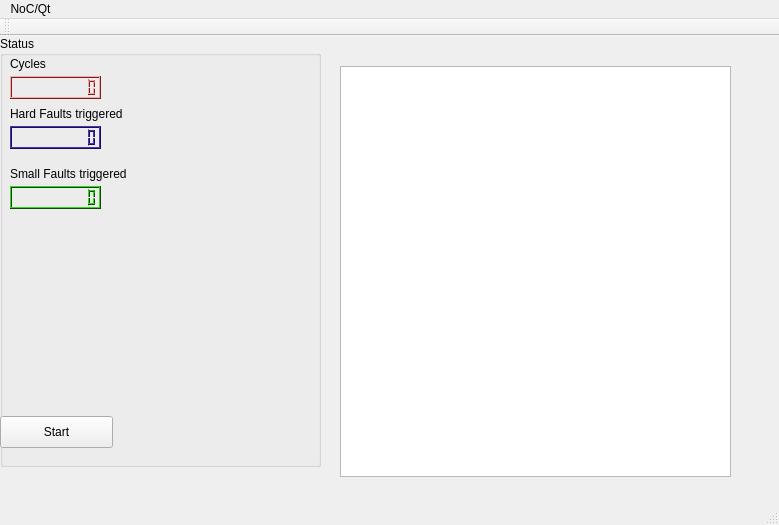
<?xml version="1.0" encoding="UTF-8"?>
<ui version="4.0">
 <class>MainWindow</class>
 <widget class="QMainWindow" name="MainWindow">
  <property name="geometry">
   <rect>
    <x>0</x>
    <y>0</y>
    <width>779</width>
    <height>525</height>
   </rect>
  </property>
  <property name="windowTitle">
   <string>MainWindow</string>
  </property>
  <widget class="QWidget" name="centralWidget">
   <widget class="QGroupBox" name="groupBox">
    <property name="geometry">
     <rect>
      <x>0</x>
      <y>0</y>
      <width>321</width>
      <height>431</height>
     </rect>
    </property>
    <property name="title">
     <string>Status</string>
    </property>
    <widget class="QLabel" name="label">
     <property name="geometry">
      <rect>
       <x>10</x>
       <y>20</y>
       <width>59</width>
       <height>16</height>
      </rect>
     </property>
     <property name="text">
      <string>Cycles</string>
     </property>
    </widget>
    <widget class="QLabel" name="label_2">
     <property name="geometry">
      <rect>
       <x>10</x>
       <y>70</y>
       <width>151</width>
       <height>16</height>
      </rect>
     </property>
     <property name="text">
      <string>Hard Faults triggered</string>
     </property>
    </widget>
    <widget class="QLabel" name="label_3">
     <property name="geometry">
      <rect>
       <x>10</x>
       <y>130</y>
       <width>131</width>
       <height>16</height>
      </rect>
     </property>
     <property name="text">
      <string>Small Faults triggered</string>
     </property>
    </widget>
    <widget class="QPushButton" name="pushButton">
     <property name="geometry">
      <rect>
       <x>0</x>
       <y>380</y>
       <width>113</width>
       <height>32</height>
      </rect>
     </property>
     <property name="text">
      <string>Start</string>
     </property>
    </widget>
    <widget class="QLCDNumber" name="lcdNumber">
     <property name="geometry">
      <rect>
       <x>10</x>
       <y>40</y>
       <width>91</width>
       <height>23</height>
      </rect>
     </property>
     <property name="palette">
      <palette>
       <active>
        <colorrole role="WindowText">
         <brush brushstyle="SolidPattern">
          <color alpha="255">
           <red>0</red>
           <green>0</green>
           <blue>0</blue>
          </color>
         </brush>
        </colorrole>
        <colorrole role="Button">
         <brush brushstyle="SolidPattern">
          <color alpha="255">
           <red>237</red>
           <green>62</green>
           <blue>65</blue>
          </color>
         </brush>
        </colorrole>
        <colorrole role="Light">
         <brush brushstyle="SolidPattern">
          <color alpha="255">
           <red>255</red>
           <green>168</green>
           <blue>170</blue>
          </color>
         </brush>
        </colorrole>
        <colorrole role="Midlight">
         <brush brushstyle="SolidPattern">
          <color alpha="255">
           <red>246</red>
           <green>115</green>
           <blue>117</blue>
          </color>
         </brush>
        </colorrole>
        <colorrole role="Dark">
         <brush brushstyle="SolidPattern">
          <color alpha="255">
           <red>118</red>
           <green>31</green>
           <blue>32</blue>
          </color>
         </brush>
        </colorrole>
        <colorrole role="Mid">
         <brush brushstyle="SolidPattern">
          <color alpha="255">
           <red>158</red>
           <green>41</green>
           <blue>43</blue>
          </color>
         </brush>
        </colorrole>
        <colorrole role="Text">
         <brush brushstyle="SolidPattern">
          <color alpha="255">
           <red>0</red>
           <green>0</green>
           <blue>0</blue>
          </color>
         </brush>
        </colorrole>
        <colorrole role="BrightText">
         <brush brushstyle="SolidPattern">
          <color alpha="255">
           <red>255</red>
           <green>255</green>
           <blue>255</blue>
          </color>
         </brush>
        </colorrole>
        <colorrole role="ButtonText">
         <brush brushstyle="SolidPattern">
          <color alpha="255">
           <red>0</red>
           <green>0</green>
           <blue>0</blue>
          </color>
         </brush>
        </colorrole>
        <colorrole role="Base">
         <brush brushstyle="SolidPattern">
          <color alpha="255">
           <red>255</red>
           <green>255</green>
           <blue>255</blue>
          </color>
         </brush>
        </colorrole>
        <colorrole role="Window">
         <brush brushstyle="SolidPattern">
          <color alpha="255">
           <red>237</red>
           <green>62</green>
           <blue>65</blue>
          </color>
         </brush>
        </colorrole>
        <colorrole role="Shadow">
         <brush brushstyle="SolidPattern">
          <color alpha="255">
           <red>0</red>
           <green>0</green>
           <blue>0</blue>
          </color>
         </brush>
        </colorrole>
        <colorrole role="AlternateBase">
         <brush brushstyle="SolidPattern">
          <color alpha="255">
           <red>246</red>
           <green>158</green>
           <blue>160</blue>
          </color>
         </brush>
        </colorrole>
        <colorrole role="ToolTipBase">
         <brush brushstyle="SolidPattern">
          <color alpha="255">
           <red>255</red>
           <green>255</green>
           <blue>220</blue>
          </color>
         </brush>
        </colorrole>
        <colorrole role="ToolTipText">
         <brush brushstyle="SolidPattern">
          <color alpha="255">
           <red>0</red>
           <green>0</green>
           <blue>0</blue>
          </color>
         </brush>
        </colorrole>
       </active>
       <inactive>
        <colorrole role="WindowText">
         <brush brushstyle="SolidPattern">
          <color alpha="255">
           <red>0</red>
           <green>0</green>
           <blue>0</blue>
          </color>
         </brush>
        </colorrole>
        <colorrole role="Button">
         <brush brushstyle="SolidPattern">
          <color alpha="255">
           <red>237</red>
           <green>62</green>
           <blue>65</blue>
          </color>
         </brush>
        </colorrole>
        <colorrole role="Light">
         <brush brushstyle="SolidPattern">
          <color alpha="255">
           <red>255</red>
           <green>168</green>
           <blue>170</blue>
          </color>
         </brush>
        </colorrole>
        <colorrole role="Midlight">
         <brush brushstyle="SolidPattern">
          <color alpha="255">
           <red>246</red>
           <green>115</green>
           <blue>117</blue>
          </color>
         </brush>
        </colorrole>
        <colorrole role="Dark">
         <brush brushstyle="SolidPattern">
          <color alpha="255">
           <red>118</red>
           <green>31</green>
           <blue>32</blue>
          </color>
         </brush>
        </colorrole>
        <colorrole role="Mid">
         <brush brushstyle="SolidPattern">
          <color alpha="255">
           <red>158</red>
           <green>41</green>
           <blue>43</blue>
          </color>
         </brush>
        </colorrole>
        <colorrole role="Text">
         <brush brushstyle="SolidPattern">
          <color alpha="255">
           <red>0</red>
           <green>0</green>
           <blue>0</blue>
          </color>
         </brush>
        </colorrole>
        <colorrole role="BrightText">
         <brush brushstyle="SolidPattern">
          <color alpha="255">
           <red>255</red>
           <green>255</green>
           <blue>255</blue>
          </color>
         </brush>
        </colorrole>
        <colorrole role="ButtonText">
         <brush brushstyle="SolidPattern">
          <color alpha="255">
           <red>0</red>
           <green>0</green>
           <blue>0</blue>
          </color>
         </brush>
        </colorrole>
        <colorrole role="Base">
         <brush brushstyle="SolidPattern">
          <color alpha="255">
           <red>255</red>
           <green>255</green>
           <blue>255</blue>
          </color>
         </brush>
        </colorrole>
        <colorrole role="Window">
         <brush brushstyle="SolidPattern">
          <color alpha="255">
           <red>237</red>
           <green>62</green>
           <blue>65</blue>
          </color>
         </brush>
        </colorrole>
        <colorrole role="Shadow">
         <brush brushstyle="SolidPattern">
          <color alpha="255">
           <red>0</red>
           <green>0</green>
           <blue>0</blue>
          </color>
         </brush>
        </colorrole>
        <colorrole role="AlternateBase">
         <brush brushstyle="SolidPattern">
          <color alpha="255">
           <red>246</red>
           <green>158</green>
           <blue>160</blue>
          </color>
         </brush>
        </colorrole>
        <colorrole role="ToolTipBase">
         <brush brushstyle="SolidPattern">
          <color alpha="255">
           <red>255</red>
           <green>255</green>
           <blue>220</blue>
          </color>
         </brush>
        </colorrole>
        <colorrole role="ToolTipText">
         <brush brushstyle="SolidPattern">
          <color alpha="255">
           <red>0</red>
           <green>0</green>
           <blue>0</blue>
          </color>
         </brush>
        </colorrole>
       </inactive>
       <disabled>
        <colorrole role="WindowText">
         <brush brushstyle="SolidPattern">
          <color alpha="255">
           <red>118</red>
           <green>31</green>
           <blue>32</blue>
          </color>
         </brush>
        </colorrole>
        <colorrole role="Button">
         <brush brushstyle="SolidPattern">
          <color alpha="255">
           <red>237</red>
           <green>62</green>
           <blue>65</blue>
          </color>
         </brush>
        </colorrole>
        <colorrole role="Light">
         <brush brushstyle="SolidPattern">
          <color alpha="255">
           <red>255</red>
           <green>168</green>
           <blue>170</blue>
          </color>
         </brush>
        </colorrole>
        <colorrole role="Midlight">
         <brush brushstyle="SolidPattern">
          <color alpha="255">
           <red>246</red>
           <green>115</green>
           <blue>117</blue>
          </color>
         </brush>
        </colorrole>
        <colorrole role="Dark">
         <brush brushstyle="SolidPattern">
          <color alpha="255">
           <red>118</red>
           <green>31</green>
           <blue>32</blue>
          </color>
         </brush>
        </colorrole>
        <colorrole role="Mid">
         <brush brushstyle="SolidPattern">
          <color alpha="255">
           <red>158</red>
           <green>41</green>
           <blue>43</blue>
          </color>
         </brush>
        </colorrole>
        <colorrole role="Text">
         <brush brushstyle="SolidPattern">
          <color alpha="255">
           <red>118</red>
           <green>31</green>
           <blue>32</blue>
          </color>
         </brush>
        </colorrole>
        <colorrole role="BrightText">
         <brush brushstyle="SolidPattern">
          <color alpha="255">
           <red>255</red>
           <green>255</green>
           <blue>255</blue>
          </color>
         </brush>
        </colorrole>
        <colorrole role="ButtonText">
         <brush brushstyle="SolidPattern">
          <color alpha="255">
           <red>118</red>
           <green>31</green>
           <blue>32</blue>
          </color>
         </brush>
        </colorrole>
        <colorrole role="Base">
         <brush brushstyle="SolidPattern">
          <color alpha="255">
           <red>237</red>
           <green>62</green>
           <blue>65</blue>
          </color>
         </brush>
        </colorrole>
        <colorrole role="Window">
         <brush brushstyle="SolidPattern">
          <color alpha="255">
           <red>237</red>
           <green>62</green>
           <blue>65</blue>
          </color>
         </brush>
        </colorrole>
        <colorrole role="Shadow">
         <brush brushstyle="SolidPattern">
          <color alpha="255">
           <red>0</red>
           <green>0</green>
           <blue>0</blue>
          </color>
         </brush>
        </colorrole>
        <colorrole role="AlternateBase">
         <brush brushstyle="SolidPattern">
          <color alpha="255">
           <red>237</red>
           <green>62</green>
           <blue>65</blue>
          </color>
         </brush>
        </colorrole>
        <colorrole role="ToolTipBase">
         <brush brushstyle="SolidPattern">
          <color alpha="255">
           <red>255</red>
           <green>255</green>
           <blue>220</blue>
          </color>
         </brush>
        </colorrole>
        <colorrole role="ToolTipText">
         <brush brushstyle="SolidPattern">
          <color alpha="255">
           <red>0</red>
           <green>0</green>
           <blue>0</blue>
          </color>
         </brush>
        </colorrole>
       </disabled>
      </palette>
     </property>
     <property name="digitCount">
      <number>10</number>
     </property>
    </widget>
    <widget class="QLCDNumber" name="lcdNumber_2">
     <property name="geometry">
      <rect>
       <x>10</x>
       <y>90</y>
       <width>91</width>
       <height>23</height>
      </rect>
     </property>
     <property name="palette">
      <palette>
       <active>
        <colorrole role="WindowText">
         <brush brushstyle="SolidPattern">
          <color alpha="255">
           <red>0</red>
           <green>0</green>
           <blue>0</blue>
          </color>
         </brush>
        </colorrole>
        <colorrole role="Button">
         <brush brushstyle="SolidPattern">
          <color alpha="255">
           <red>53</red>
           <green>32</green>
           <blue>130</blue>
          </color>
         </brush>
        </colorrole>
        <colorrole role="Light">
         <brush brushstyle="SolidPattern">
          <color alpha="255">
           <red>79</red>
           <green>48</green>
           <blue>196</blue>
          </color>
         </brush>
        </colorrole>
        <colorrole role="Midlight">
         <brush brushstyle="SolidPattern">
          <color alpha="255">
           <red>66</red>
           <green>40</green>
           <blue>163</blue>
          </color>
         </brush>
        </colorrole>
        <colorrole role="Dark">
         <brush brushstyle="SolidPattern">
          <color alpha="255">
           <red>26</red>
           <green>16</green>
           <blue>65</blue>
          </color>
         </brush>
        </colorrole>
        <colorrole role="Mid">
         <brush brushstyle="SolidPattern">
          <color alpha="255">
           <red>35</red>
           <green>21</green>
           <blue>87</blue>
          </color>
         </brush>
        </colorrole>
        <colorrole role="Text">
         <brush brushstyle="SolidPattern">
          <color alpha="255">
           <red>0</red>
           <green>0</green>
           <blue>0</blue>
          </color>
         </brush>
        </colorrole>
        <colorrole role="BrightText">
         <brush brushstyle="SolidPattern">
          <color alpha="255">
           <red>255</red>
           <green>255</green>
           <blue>255</blue>
          </color>
         </brush>
        </colorrole>
        <colorrole role="ButtonText">
         <brush brushstyle="SolidPattern">
          <color alpha="255">
           <red>0</red>
           <green>0</green>
           <blue>0</blue>
          </color>
         </brush>
        </colorrole>
        <colorrole role="Base">
         <brush brushstyle="SolidPattern">
          <color alpha="255">
           <red>255</red>
           <green>255</green>
           <blue>255</blue>
          </color>
         </brush>
        </colorrole>
        <colorrole role="Window">
         <brush brushstyle="SolidPattern">
          <color alpha="255">
           <red>53</red>
           <green>32</green>
           <blue>130</blue>
          </color>
         </brush>
        </colorrole>
        <colorrole role="Shadow">
         <brush brushstyle="SolidPattern">
          <color alpha="255">
           <red>0</red>
           <green>0</green>
           <blue>0</blue>
          </color>
         </brush>
        </colorrole>
        <colorrole role="AlternateBase">
         <brush brushstyle="SolidPattern">
          <color alpha="255">
           <red>154</red>
           <green>143</green>
           <blue>192</blue>
          </color>
         </brush>
        </colorrole>
        <colorrole role="ToolTipBase">
         <brush brushstyle="SolidPattern">
          <color alpha="255">
           <red>255</red>
           <green>255</green>
           <blue>220</blue>
          </color>
         </brush>
        </colorrole>
        <colorrole role="ToolTipText">
         <brush brushstyle="SolidPattern">
          <color alpha="255">
           <red>0</red>
           <green>0</green>
           <blue>0</blue>
          </color>
         </brush>
        </colorrole>
       </active>
       <inactive>
        <colorrole role="WindowText">
         <brush brushstyle="SolidPattern">
          <color alpha="255">
           <red>0</red>
           <green>0</green>
           <blue>0</blue>
          </color>
         </brush>
        </colorrole>
        <colorrole role="Button">
         <brush brushstyle="SolidPattern">
          <color alpha="255">
           <red>53</red>
           <green>32</green>
           <blue>130</blue>
          </color>
         </brush>
        </colorrole>
        <colorrole role="Light">
         <brush brushstyle="SolidPattern">
          <color alpha="255">
           <red>79</red>
           <green>48</green>
           <blue>196</blue>
          </color>
         </brush>
        </colorrole>
        <colorrole role="Midlight">
         <brush brushstyle="SolidPattern">
          <color alpha="255">
           <red>66</red>
           <green>40</green>
           <blue>163</blue>
          </color>
         </brush>
        </colorrole>
        <colorrole role="Dark">
         <brush brushstyle="SolidPattern">
          <color alpha="255">
           <red>26</red>
           <green>16</green>
           <blue>65</blue>
          </color>
         </brush>
        </colorrole>
        <colorrole role="Mid">
         <brush brushstyle="SolidPattern">
          <color alpha="255">
           <red>35</red>
           <green>21</green>
           <blue>87</blue>
          </color>
         </brush>
        </colorrole>
        <colorrole role="Text">
         <brush brushstyle="SolidPattern">
          <color alpha="255">
           <red>0</red>
           <green>0</green>
           <blue>0</blue>
          </color>
         </brush>
        </colorrole>
        <colorrole role="BrightText">
         <brush brushstyle="SolidPattern">
          <color alpha="255">
           <red>255</red>
           <green>255</green>
           <blue>255</blue>
          </color>
         </brush>
        </colorrole>
        <colorrole role="ButtonText">
         <brush brushstyle="SolidPattern">
          <color alpha="255">
           <red>0</red>
           <green>0</green>
           <blue>0</blue>
          </color>
         </brush>
        </colorrole>
        <colorrole role="Base">
         <brush brushstyle="SolidPattern">
          <color alpha="255">
           <red>255</red>
           <green>255</green>
           <blue>255</blue>
          </color>
         </brush>
        </colorrole>
        <colorrole role="Window">
         <brush brushstyle="SolidPattern">
          <color alpha="255">
           <red>53</red>
           <green>32</green>
           <blue>130</blue>
          </color>
         </brush>
        </colorrole>
        <colorrole role="Shadow">
         <brush brushstyle="SolidPattern">
          <color alpha="255">
           <red>0</red>
           <green>0</green>
           <blue>0</blue>
          </color>
         </brush>
        </colorrole>
        <colorrole role="AlternateBase">
         <brush brushstyle="SolidPattern">
          <color alpha="255">
           <red>154</red>
           <green>143</green>
           <blue>192</blue>
          </color>
         </brush>
        </colorrole>
        <colorrole role="ToolTipBase">
         <brush brushstyle="SolidPattern">
          <color alpha="255">
           <red>255</red>
           <green>255</green>
           <blue>220</blue>
          </color>
         </brush>
        </colorrole>
        <colorrole role="ToolTipText">
         <brush brushstyle="SolidPattern">
          <color alpha="255">
           <red>0</red>
           <green>0</green>
           <blue>0</blue>
          </color>
         </brush>
        </colorrole>
       </inactive>
       <disabled>
        <colorrole role="WindowText">
         <brush brushstyle="SolidPattern">
          <color alpha="255">
           <red>26</red>
           <green>16</green>
           <blue>65</blue>
          </color>
         </brush>
        </colorrole>
        <colorrole role="Button">
         <brush brushstyle="SolidPattern">
          <color alpha="255">
           <red>53</red>
           <green>32</green>
           <blue>130</blue>
          </color>
         </brush>
        </colorrole>
        <colorrole role="Light">
         <brush brushstyle="SolidPattern">
          <color alpha="255">
           <red>79</red>
           <green>48</green>
           <blue>196</blue>
          </color>
         </brush>
        </colorrole>
        <colorrole role="Midlight">
         <brush brushstyle="SolidPattern">
          <color alpha="255">
           <red>66</red>
           <green>40</green>
           <blue>163</blue>
          </color>
         </brush>
        </colorrole>
        <colorrole role="Dark">
         <brush brushstyle="SolidPattern">
          <color alpha="255">
           <red>26</red>
           <green>16</green>
           <blue>65</blue>
          </color>
         </brush>
        </colorrole>
        <colorrole role="Mid">
         <brush brushstyle="SolidPattern">
          <color alpha="255">
           <red>35</red>
           <green>21</green>
           <blue>87</blue>
          </color>
         </brush>
        </colorrole>
        <colorrole role="Text">
         <brush brushstyle="SolidPattern">
          <color alpha="255">
           <red>26</red>
           <green>16</green>
           <blue>65</blue>
          </color>
         </brush>
        </colorrole>
        <colorrole role="BrightText">
         <brush brushstyle="SolidPattern">
          <color alpha="255">
           <red>255</red>
           <green>255</green>
           <blue>255</blue>
          </color>
         </brush>
        </colorrole>
        <colorrole role="ButtonText">
         <brush brushstyle="SolidPattern">
          <color alpha="255">
           <red>26</red>
           <green>16</green>
           <blue>65</blue>
          </color>
         </brush>
        </colorrole>
        <colorrole role="Base">
         <brush brushstyle="SolidPattern">
          <color alpha="255">
           <red>53</red>
           <green>32</green>
           <blue>130</blue>
          </color>
         </brush>
        </colorrole>
        <colorrole role="Window">
         <brush brushstyle="SolidPattern">
          <color alpha="255">
           <red>53</red>
           <green>32</green>
           <blue>130</blue>
          </color>
         </brush>
        </colorrole>
        <colorrole role="Shadow">
         <brush brushstyle="SolidPattern">
          <color alpha="255">
           <red>0</red>
           <green>0</green>
           <blue>0</blue>
          </color>
         </brush>
        </colorrole>
        <colorrole role="AlternateBase">
         <brush brushstyle="SolidPattern">
          <color alpha="255">
           <red>53</red>
           <green>32</green>
           <blue>130</blue>
          </color>
         </brush>
        </colorrole>
        <colorrole role="ToolTipBase">
         <brush brushstyle="SolidPattern">
          <color alpha="255">
           <red>255</red>
           <green>255</green>
           <blue>220</blue>
          </color>
         </brush>
        </colorrole>
        <colorrole role="ToolTipText">
         <brush brushstyle="SolidPattern">
          <color alpha="255">
           <red>0</red>
           <green>0</green>
           <blue>0</blue>
          </color>
         </brush>
        </colorrole>
       </disabled>
      </palette>
     </property>
     <property name="digitCount">
      <number>10</number>
     </property>
    </widget>
    <widget class="QLCDNumber" name="lcdNumber_3">
     <property name="geometry">
      <rect>
       <x>10</x>
       <y>150</y>
       <width>91</width>
       <height>23</height>
      </rect>
     </property>
     <property name="palette">
      <palette>
       <active>
        <colorrole role="WindowText">
         <brush brushstyle="SolidPattern">
          <color alpha="255">
           <red>0</red>
           <green>0</green>
           <blue>0</blue>
          </color>
         </brush>
        </colorrole>
        <colorrole role="Button">
         <brush brushstyle="SolidPattern">
          <color alpha="255">
           <red>36</red>
           <green>142</green>
           <blue>21</blue>
          </color>
         </brush>
        </colorrole>
        <colorrole role="Light">
         <brush brushstyle="SolidPattern">
          <color alpha="255">
           <red>54</red>
           <green>213</green>
           <blue>31</blue>
          </color>
         </brush>
        </colorrole>
        <colorrole role="Midlight">
         <brush brushstyle="SolidPattern">
          <color alpha="255">
           <red>45</red>
           <green>177</green>
           <blue>26</blue>
          </color>
         </brush>
        </colorrole>
        <colorrole role="Dark">
         <brush brushstyle="SolidPattern">
          <color alpha="255">
           <red>18</red>
           <green>71</green>
           <blue>10</blue>
          </color>
         </brush>
        </colorrole>
        <colorrole role="Mid">
         <brush brushstyle="SolidPattern">
          <color alpha="255">
           <red>24</red>
           <green>94</green>
           <blue>14</blue>
          </color>
         </brush>
        </colorrole>
        <colorrole role="Text">
         <brush brushstyle="SolidPattern">
          <color alpha="255">
           <red>0</red>
           <green>0</green>
           <blue>0</blue>
          </color>
         </brush>
        </colorrole>
        <colorrole role="BrightText">
         <brush brushstyle="SolidPattern">
          <color alpha="255">
           <red>255</red>
           <green>255</green>
           <blue>255</blue>
          </color>
         </brush>
        </colorrole>
        <colorrole role="ButtonText">
         <brush brushstyle="SolidPattern">
          <color alpha="255">
           <red>0</red>
           <green>0</green>
           <blue>0</blue>
          </color>
         </brush>
        </colorrole>
        <colorrole role="Base">
         <brush brushstyle="SolidPattern">
          <color alpha="255">
           <red>255</red>
           <green>255</green>
           <blue>255</blue>
          </color>
         </brush>
        </colorrole>
        <colorrole role="Window">
         <brush brushstyle="SolidPattern">
          <color alpha="255">
           <red>36</red>
           <green>142</green>
           <blue>21</blue>
          </color>
         </brush>
        </colorrole>
        <colorrole role="Shadow">
         <brush brushstyle="SolidPattern">
          <color alpha="255">
           <red>0</red>
           <green>0</green>
           <blue>0</blue>
          </color>
         </brush>
        </colorrole>
        <colorrole role="AlternateBase">
         <brush brushstyle="SolidPattern">
          <color alpha="255">
           <red>145</red>
           <green>198</green>
           <blue>138</blue>
          </color>
         </brush>
        </colorrole>
        <colorrole role="ToolTipBase">
         <brush brushstyle="SolidPattern">
          <color alpha="255">
           <red>255</red>
           <green>255</green>
           <blue>220</blue>
          </color>
         </brush>
        </colorrole>
        <colorrole role="ToolTipText">
         <brush brushstyle="SolidPattern">
          <color alpha="255">
           <red>0</red>
           <green>0</green>
           <blue>0</blue>
          </color>
         </brush>
        </colorrole>
       </active>
       <inactive>
        <colorrole role="WindowText">
         <brush brushstyle="SolidPattern">
          <color alpha="255">
           <red>0</red>
           <green>0</green>
           <blue>0</blue>
          </color>
         </brush>
        </colorrole>
        <colorrole role="Button">
         <brush brushstyle="SolidPattern">
          <color alpha="255">
           <red>36</red>
           <green>142</green>
           <blue>21</blue>
          </color>
         </brush>
        </colorrole>
        <colorrole role="Light">
         <brush brushstyle="SolidPattern">
          <color alpha="255">
           <red>54</red>
           <green>213</green>
           <blue>31</blue>
          </color>
         </brush>
        </colorrole>
        <colorrole role="Midlight">
         <brush brushstyle="SolidPattern">
          <color alpha="255">
           <red>45</red>
           <green>177</green>
           <blue>26</blue>
          </color>
         </brush>
        </colorrole>
        <colorrole role="Dark">
         <brush brushstyle="SolidPattern">
          <color alpha="255">
           <red>18</red>
           <green>71</green>
           <blue>10</blue>
          </color>
         </brush>
        </colorrole>
        <colorrole role="Mid">
         <brush brushstyle="SolidPattern">
          <color alpha="255">
           <red>24</red>
           <green>94</green>
           <blue>14</blue>
          </color>
         </brush>
        </colorrole>
        <colorrole role="Text">
         <brush brushstyle="SolidPattern">
          <color alpha="255">
           <red>0</red>
           <green>0</green>
           <blue>0</blue>
          </color>
         </brush>
        </colorrole>
        <colorrole role="BrightText">
         <brush brushstyle="SolidPattern">
          <color alpha="255">
           <red>255</red>
           <green>255</green>
           <blue>255</blue>
          </color>
         </brush>
        </colorrole>
        <colorrole role="ButtonText">
         <brush brushstyle="SolidPattern">
          <color alpha="255">
           <red>0</red>
           <green>0</green>
           <blue>0</blue>
          </color>
         </brush>
        </colorrole>
        <colorrole role="Base">
         <brush brushstyle="SolidPattern">
          <color alpha="255">
           <red>255</red>
           <green>255</green>
           <blue>255</blue>
          </color>
         </brush>
        </colorrole>
        <colorrole role="Window">
         <brush brushstyle="SolidPattern">
          <color alpha="255">
           <red>36</red>
           <green>142</green>
           <blue>21</blue>
          </color>
         </brush>
        </colorrole>
        <colorrole role="Shadow">
         <brush brushstyle="SolidPattern">
          <color alpha="255">
           <red>0</red>
           <green>0</green>
           <blue>0</blue>
          </color>
         </brush>
        </colorrole>
        <colorrole role="AlternateBase">
         <brush brushstyle="SolidPattern">
          <color alpha="255">
           <red>145</red>
           <green>198</green>
           <blue>138</blue>
          </color>
         </brush>
        </colorrole>
        <colorrole role="ToolTipBase">
         <brush brushstyle="SolidPattern">
          <color alpha="255">
           <red>255</red>
           <green>255</green>
           <blue>220</blue>
          </color>
         </brush>
        </colorrole>
        <colorrole role="ToolTipText">
         <brush brushstyle="SolidPattern">
          <color alpha="255">
           <red>0</red>
           <green>0</green>
           <blue>0</blue>
          </color>
         </brush>
        </colorrole>
       </inactive>
       <disabled>
        <colorrole role="WindowText">
         <brush brushstyle="SolidPattern">
          <color alpha="255">
           <red>18</red>
           <green>71</green>
           <blue>10</blue>
          </color>
         </brush>
        </colorrole>
        <colorrole role="Button">
         <brush brushstyle="SolidPattern">
          <color alpha="255">
           <red>36</red>
           <green>142</green>
           <blue>21</blue>
          </color>
         </brush>
        </colorrole>
        <colorrole role="Light">
         <brush brushstyle="SolidPattern">
          <color alpha="255">
           <red>54</red>
           <green>213</green>
           <blue>31</blue>
          </color>
         </brush>
        </colorrole>
        <colorrole role="Midlight">
         <brush brushstyle="SolidPattern">
          <color alpha="255">
           <red>45</red>
           <green>177</green>
           <blue>26</blue>
          </color>
         </brush>
        </colorrole>
        <colorrole role="Dark">
         <brush brushstyle="SolidPattern">
          <color alpha="255">
           <red>18</red>
           <green>71</green>
           <blue>10</blue>
          </color>
         </brush>
        </colorrole>
        <colorrole role="Mid">
         <brush brushstyle="SolidPattern">
          <color alpha="255">
           <red>24</red>
           <green>94</green>
           <blue>14</blue>
          </color>
         </brush>
        </colorrole>
        <colorrole role="Text">
         <brush brushstyle="SolidPattern">
          <color alpha="255">
           <red>18</red>
           <green>71</green>
           <blue>10</blue>
          </color>
         </brush>
        </colorrole>
        <colorrole role="BrightText">
         <brush brushstyle="SolidPattern">
          <color alpha="255">
           <red>255</red>
           <green>255</green>
           <blue>255</blue>
          </color>
         </brush>
        </colorrole>
        <colorrole role="ButtonText">
         <brush brushstyle="SolidPattern">
          <color alpha="255">
           <red>18</red>
           <green>71</green>
           <blue>10</blue>
          </color>
         </brush>
        </colorrole>
        <colorrole role="Base">
         <brush brushstyle="SolidPattern">
          <color alpha="255">
           <red>36</red>
           <green>142</green>
           <blue>21</blue>
          </color>
         </brush>
        </colorrole>
        <colorrole role="Window">
         <brush brushstyle="SolidPattern">
          <color alpha="255">
           <red>36</red>
           <green>142</green>
           <blue>21</blue>
          </color>
         </brush>
        </colorrole>
        <colorrole role="Shadow">
         <brush brushstyle="SolidPattern">
          <color alpha="255">
           <red>0</red>
           <green>0</green>
           <blue>0</blue>
          </color>
         </brush>
        </colorrole>
        <colorrole role="AlternateBase">
         <brush brushstyle="SolidPattern">
          <color alpha="255">
           <red>36</red>
           <green>142</green>
           <blue>21</blue>
          </color>
         </brush>
        </colorrole>
        <colorrole role="ToolTipBase">
         <brush brushstyle="SolidPattern">
          <color alpha="255">
           <red>255</red>
           <green>255</green>
           <blue>220</blue>
          </color>
         </brush>
        </colorrole>
        <colorrole role="ToolTipText">
         <brush brushstyle="SolidPattern">
          <color alpha="255">
           <red>0</red>
           <green>0</green>
           <blue>0</blue>
          </color>
         </brush>
        </colorrole>
       </disabled>
      </palette>
     </property>
     <property name="digitCount">
      <number>10</number>
     </property>
    </widget>
   </widget>
   <widget class="QGraphicsView" name="graphicsView">
    <property name="geometry">
     <rect>
      <x>340</x>
      <y>30</y>
      <width>391</width>
      <height>411</height>
     </rect>
    </property>
   </widget>
  </widget>
  <widget class="QMenuBar" name="menuBar">
   <property name="geometry">
    <rect>
     <x>0</x>
     <y>0</y>
     <width>779</width>
     <height>22</height>
    </rect>
   </property>
   <widget class="QMenu" name="menuNoC_Qt">
    <property name="title">
     <string>NoC/Qt</string>
    </property>
    <addaction name="actionAbout_NoC_Qt"/>
    <addaction name="actionAbout_Qt"/>
   </widget>
   <addaction name="menuNoC_Qt"/>
  </widget>
  <widget class="QToolBar" name="mainToolBar">
   <attribute name="toolBarArea">
    <enum>TopToolBarArea</enum>
   </attribute>
   <attribute name="toolBarBreak">
    <bool>false</bool>
   </attribute>
  </widget>
  <widget class="QStatusBar" name="statusBar"/>
  <action name="actionAbout_NoC_Qt">
   <property name="text">
    <string>About NoC/Qt</string>
   </property>
  </action>
  <action name="actionAbout_Qt">
   <property name="text">
    <string>About Qt</string>
   </property>
  </action>
 </widget>
 <layoutdefault spacing="6" margin="11"/>
 <resources/>
 <connections/>
</ui>
